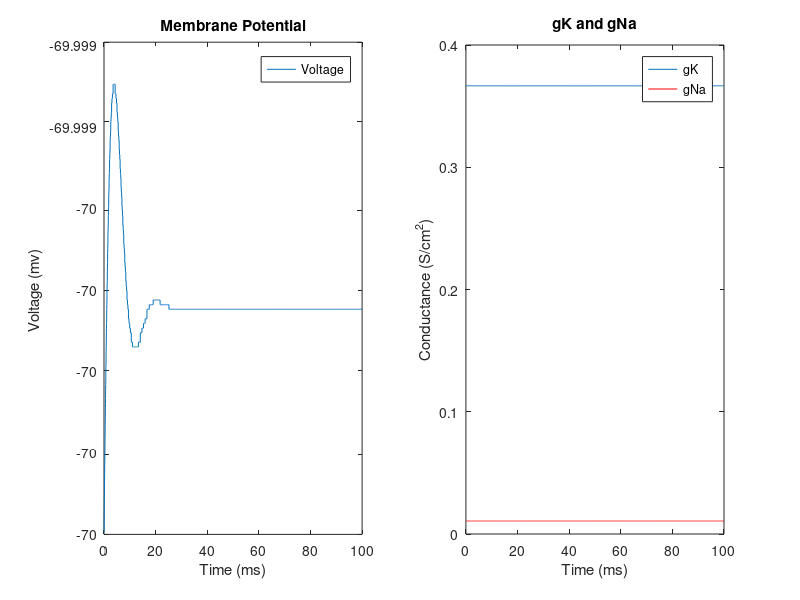

MATLAB code to generate this figure:
%Timecourse - Simulation time with timesteps 
simulT = 100; %(Time Unit:  miliseconds)
dT = .01; %Time Interval 
t= 0:dT:simulT; %Starting from 0 to 100 at timestep of dT


%Injected Current ( affects the change in voltage) - No External Current (Steady
%State: Resting Membrane Potential)
I = zeros(1, length(t)) %Here, both time and current are inputs. They are same in length. From 1 to 100
% the corresponding values of the current input for each timestep is set to zero.


%Parameter Constants (Provided in the Modeling Phase1 document)
gbar_K = 36;   %maximum Conductance of K+
gbar_Na = 120; %maximum Conductance of Na+
gbar_L = 0.3; %maximum Conductance of Leakage
E_K = -12; %Nernst Voltage of K+
E_Na = 115; %Nernst Voltage of NA+
E_L = 10.6; %Nernst Voltage of Leakage
C_m = 1; %Membrane Capacitance

%Initial Condition & Gating Variables (Provided in the Modeling Phase1 document)
V_m = 0;    %initial voltage set to zero

%gating variables have no units
alpha_m = 0.1 * ( (25-V_m) / (exp((25-V_m)/10)-1) ); %probability of alpha_m 
beta_m = 4 * exp(-V_m/18); %probability of beta_m 
alpha_n = 0.01 * ( (10-V_m) / (exp((10-V_m)/10)-1) ); %probability of alpha_n 
beta_n = 0.125 * exp(-V_m/80) ; %probability of beta_n
alpha_h = 0.07 * exp(-V_m/20) ;  %probability of alpha_h 
beta_h = 1/ (exp((30-V_m)/10) +1); %probability of beta_h 

m(1) = alpha_m / (alpha_m + beta_m); %probability of channel open and let ions flow for m
n(1) = alpha_n / (alpha_n + beta_n);%probability of channel open and let ions flow for n
h(1) = alpha_h / (alpha_h + beta_h);%probability of channel open and let ions flow for h

for i = 1:length(t)-1 %For indexing until 10000, one has to substract 1.
    %for loop is used to take information from previous timestep and also
    %multiplying timestep by given function and constant.
    %Gating variables at each timestep 
    %The same gating variables listed above. The variables are calculated
    %at each timestep.
    alpha_m(i) = 0.1 * ( (25-V_m(i)) / (exp((25-V_m(i))/10)-1) ); 
    beta_m(i) = 4 * exp(-V_m(i)/18);
    alpha_n(i) = 0.01 * ( (10-V_m(i)) / (exp((10-V_m(i))/10)-1) );
    beta_n(i) = 0.125 * exp(-V_m(i)/80) ;
    alpha_h(i) = 0.07 * exp(-V_m(i)/20) ; 
    beta_h(i) = 1/ (exp((30-V_m(i))/10) +1);
    
    %Currents (Provided in the Modeling Phase1 document)
    I_Na = (m(i)^3 * gbar_Na * h(i) * (V_m(i) - E_Na)); %Current for Na+ ions
    I_K = (n(i)^4 * gbar_K * (V_m(i) - E_K));%Current for K+ ions
    I_L = gbar_L * (V_m(i) - E_L);%Current for leakage
    I_ion = I(i) - I_K - I_Na - I_L;%Current for ions
    
    %First order approximation using Euler's Method
    V_m(i+1) = V_m(i) + dT * I_ion/C_m;
    n(i+1) = n(i) + dT * (alpha_n(i) * (1-n(i)) - beta_n(i) * n(i));
    m(i+1) = m(i) + dT * (alpha_m(i) * (1-m(i)) - beta_m(i) * m(i));
    h(i+1) = h(i) + dT * (alpha_h(i) * (1-h(i)) - beta_h(i) * h(i));
    %The values of n(i+1), m(i+1), and h(i+1) are dependent on the previous
    %values of n(i), m(i), and h(i) respectively. 
    %These correspond to the derivates listed on the Modeling Phase1
    %document

    
end

V_m = V_m - 70;   %The resting membrane potential is set by subtracting 70mV from the
%intial voltage value

%Plot Membrane Potential.
subplot(1, 2, 1)  %Refer to the left figure  
plot (t, V_m)  %Plot membrane voltage over duration of time 
legend ({'Voltage'}) % Boxed fonts representing the line of graph
xlabel('Time (ms)')  %X-axis with Time in miliseconds
ylabel('Voltage (mv)') %Y-axis with Voltage in milivolts
title('Membrane Potential') % Title of the graph

%Plot Conductances.
subplot(1, 2, 2) %Refer to the right figure 
P1 = plot(t,gbar_K * n.^4); %Plot K+ conductance over duration of time
hold on %Allow to hold two distinguished lines on the same graph.
P2 = plot(t, gbar_Na * (m.^3).*h, 'r'); %Plot Na+ conductance over duration of time
legend([P1,P2], 'gK', 'gNa') % Boxed fonts representing each line of graph
xlabel('Time (ms)')   %X-axis with Time in miliseconds
ylabel('Conductance (S/cm^2)') %Y-axis with Conductance in S/cm^2
title ('gK and gNa')  % Title of the graph


